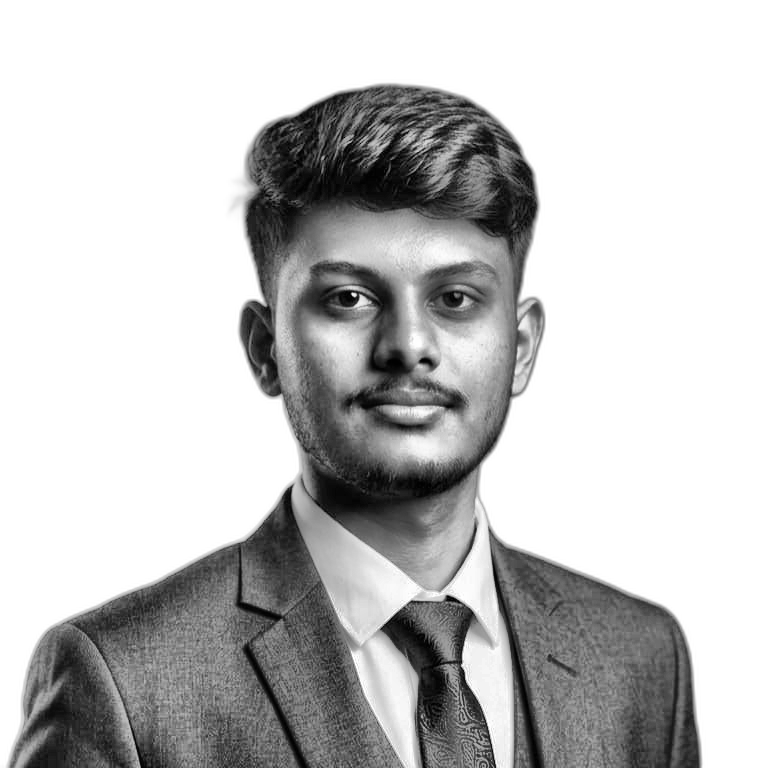
#> input picture assets/photo-ready.png, 768 x 768 px, found by its file name
$ python render_portrait.py
#> lines starting #> are read from the running program, lines starting #| are printed output that depends on the picture
# tools/render_portrait.py
import numpy as np
from PIL import Image

GLYPHS = " '.,:;~+*xXO#"
ACCENT_COLOR = "#58a6ff" # Cyan/Blue accent
BG_COLOR = "#0d1117"     # Dark GitHub background

def render_ascii_svg(input_path, output_path, cols=60):
#> called with input_path = 'assets/photo-ready.png', output_path = 'portrait.svg', cols = 60
    img = Image.open(input_path).convert("L")
#> img is the input picture: PIL image 768x768 L; min 0, max 255, mean 194.9
    w, h = img.size
#> w = 768; h = 768
    aspect_ratio = h / w
#> aspect_ratio = 1
    rows = int(cols * aspect_ratio * 0.55)
#> rows = 33

    img = img.resize((cols, rows), Image.Resampling.LANCZOS)
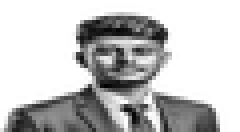
#> img: PIL image 60x33 L (shown 4 times larger); min 0, max 255, mean 194.6
    pixels = np.array(img)

    num_glyphs = len(GLYPHS)
    indices = (pixels / 255.0 * (num_glyphs - 1)).astype(int)
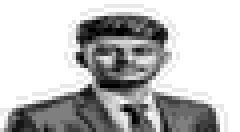
#> indices: shape (33, 60) int64 (shown 4 times larger); min 0, max 12, mean 8.89; drawn with min black and max white

    ascii_rows = []
    for r in range(rows):
        row_str = "".join([GLYPHS[idx] for idx in indices[r]])
        row_str = row_str.replace("&", "&amp;").replace("<", "&lt;").replace(">", "&gt;")
        ascii_rows.append(row_str)
#> after the loop, ascii_rows = 33 items

    char_w, char_h = 7, 12
    svg_w = cols * char_w + 20
    svg_h = rows * char_h + 20
#> svg_h = 416

    svg_lines = [
        f'<svg xmlns="http://www.w3.org/2000/svg" viewBox="0 0 {svg_w} {svg_h}" width="{svg_w}" height="{svg_h}">',
        '  <style>',
        f'    .bg {{ fill: {BG_COLOR}; }}',
        f'    .ascii {{ font-family: monospace; font-size: 10px; fill: {ACCENT_COLOR}; white-space: pre; }}',
        '  </style>',
        f'  <rect width="100%" height="100%" class="bg" rx="6" />',
        '  <defs>'
    ]

    for i in range(rows):
        delay = i * 0.04
        svg_lines.append(f'    <clipPath id="clip-{i}">')
        svg_lines.append(f'      <rect x="0" y="{10 + i * char_h}" height="{char_h}" width="0">')
        svg_lines.append(f'        <animate attributeName="width" to="{svg_w}" dur="0.2s" begin="{delay:.2f}s" fill="freeze" />')
        svg_lines.append('      </rect>')
        svg_lines.append('    </clipPath>')

    svg_lines.append('  </defs>')

    for i, line in enumerate(ascii_rows):
        y_pos = 20 + i * char_h
        svg_lines.append(f'  <text x="10" y="{y_pos}" class="ascii" clip-path="url(#clip-{i})">{line}</text>')
#> this loop made 33 passes
#> y_pos on passes 1 to 12: 20, 32, 44, 56, 68, 80, 92, 104, 116, 128, 140, 152
#> after the loop, svg_lines = 206 items

    svg_lines.append('</svg>')

    with open(output_path, "w") as f:
        f.write("\n".join(svg_lines))
    print(f"✨ Generated portrait SVG: {output_path}")

if __name__ == "__main__":
    render_ascii_svg("assets/photo-ready.png", "portrait.svg")
